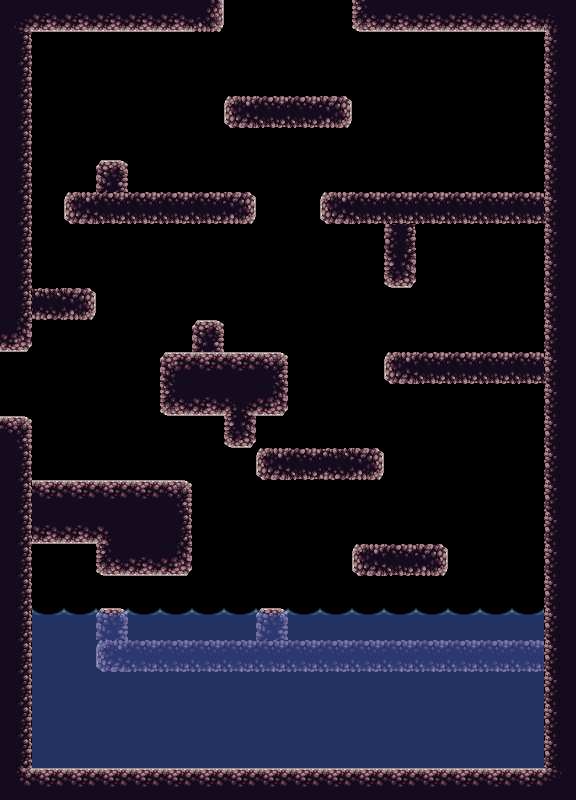

Tiled map render using the project's own tile images. Description and the whole map definition, tile-layer contents included, below:
An orthogonal 18x25 tile map with 32x32 px tiles, 2 tile layers (bounds, water) and 7 objects (2x entrance, 2x exit, 2x monster, fire_spawn).

<map version="1.0" tiledversion="1.0.1" orientation="orthogonal" renderorder="right-down" width="18" height="25" tilewidth="32" tileheight="32" nextobjectid="16">
 <properties>
  <property name="background" value="rock" />
  <property name="dark" type="bool" value="true" />
  <property name="music" value="cave_audio" />
  <property name="name" value="drop1" />
  <property name="spriteLayer" value="bounds" />
 </properties>
 <tileset firstgid="1" name="cavetiles" tilewidth="32" tileheight="32" tilecount="48" columns="8">
  <image source="../assets/images/cavetiles.png" width="256" height="192" />
 </tileset>
 <layer name="bounds" width="18" height="25">
  <properties>
   <property name="collides" type="bool" value="true" />
  </properties>
  <data encoding="csv">
3221225480,18,18,18,18,18,2684354563,0,0,0,0,3221225475,18,18,18,18,18,1610612744,
11,0,0,0,0,0,0,0,0,0,0,0,0,0,0,0,0,9,
11,0,0,0,0,0,0,0,0,0,0,0,0,0,0,0,0,9,
11,0,0,0,0,0,0,1610612741,2684354573,2684354573,2684354565,0,0,0,0,0,0,9,
11,0,0,0,0,0,0,0,0,0,0,0,0,0,0,0,0,9,
11,0,0,5,0,0,0,0,0,0,0,0,0,0,0,0,0,9,
11,0,1610612741,2684354573,2684354573,2684354573,2684354573,1610612757,0,0,2684354581,2684354573,2684354573,2684354573,2684354573,2684354573,2684354573,9,
11,0,0,0,0,0,0,0,0,0,0,0,13,0,0,0,0,9,
11,0,0,0,0,0,0,0,0,0,0,0,21,0,0,0,0,9,
11,1610612749,1610612757,0,0,0,0,0,0,0,0,0,0,0,0,0,0,9,
19,0,0,0,0,0,5,0,0,0,0,0,0,0,0,0,0,9,
0,0,0,0,0,1,2,2,3,0,0,0,2684354581,2684354573,2684354573,2684354573,2684354573,9,
0,0,0,0,0,17,18,3221225479,19,0,0,0,0,0,0,0,0,9,
3,0,0,0,0,0,0,3221225477,0,0,0,0,0,0,0,0,0,9,
11,0,0,0,0,0,0,0,2684354581,2684354573,1610612749,1610612757,0,0,0,0,0,9,
11,2,2,2,2,3,0,0,0,0,0,0,0,0,0,0,0,9,
11,18,18,3221225478,10,11,0,0,0,0,0,0,0,0,0,0,0,9,
11,0,0,17,18,19,0,0,0,0,0,2684354581,2684354573,2684354565,0,0,0,9,
11,0,0,0,0,0,0,0,0,0,0,0,0,0,0,0,0,9,
11,0,0,5,0,0,0,0,5,0,0,0,0,0,0,0,0,9,
11,0,0,2684354581,2684354573,2684354573,2684354573,2684354573,2684354573,2684354573,2684354573,2684354573,2684354573,2684354573,2684354573,2684354573,2684354573,9,
11,0,0,0,0,0,0,0,0,0,0,0,0,0,0,0,0,9,
11,0,0,0,0,0,0,0,0,0,0,0,0,0,0,0,0,9,
11,0,0,0,0,0,0,0,0,0,0,0,0,0,0,0,0,9,
6,2,2,2,2,2,2,2,2,2,2,2,2,2,2,2,2,8
</data>
 </layer>
 <layer name="water" width="18" height="25" opacity="0.5">
  <properties>
   <property name="water" type="bool" value="true" />
  </properties>
  <data encoding="csv">
0,0,0,0,0,0,0,0,0,0,0,0,0,0,0,0,0,0,
0,0,0,0,0,0,0,0,0,0,0,0,0,0,0,0,0,0,
0,0,0,0,0,0,0,0,0,0,0,0,0,0,0,0,0,0,
0,0,0,0,0,0,0,0,0,0,0,0,0,0,0,0,0,0,
0,0,0,0,0,0,0,0,0,0,0,0,0,0,0,0,0,0,
0,0,0,0,0,0,0,0,0,0,0,0,0,0,0,0,0,0,
0,0,0,0,0,0,0,0,0,0,0,0,0,0,0,0,0,0,
0,0,0,0,0,0,0,0,0,0,0,0,0,0,0,0,0,0,
0,0,0,0,0,0,0,0,0,0,0,0,0,0,0,0,0,0,
0,0,0,0,0,0,0,0,0,0,0,0,0,0,0,0,0,0,
0,0,0,0,0,0,0,0,0,0,0,0,0,0,0,0,0,0,
0,0,0,0,0,0,0,0,0,0,0,0,0,0,0,0,0,0,
0,0,0,0,0,0,0,0,0,0,0,0,0,0,0,0,0,0,
0,0,0,0,0,0,0,0,0,0,0,0,0,0,0,0,0,0,
0,0,0,0,0,0,0,0,0,0,0,0,0,0,0,0,0,0,
0,0,0,0,0,0,0,0,0,0,0,0,0,0,0,0,0,0,
0,0,0,0,0,0,0,0,0,0,0,0,0,0,0,0,0,0,
0,0,0,0,0,0,0,0,0,0,0,0,0,0,0,0,0,0,
0,0,0,0,0,0,0,0,0,0,0,0,0,0,0,0,0,0,
0,25,25,25,25,25,25,25,25,25,25,25,25,25,25,25,25,0,
0,34,34,34,34,34,34,34,34,34,34,34,34,34,34,34,34,0,
0,34,34,34,34,34,34,34,34,34,34,34,34,34,34,34,34,0,
0,34,34,34,34,34,34,34,34,34,34,34,34,34,34,34,34,0,
0,34,34,34,34,34,34,34,34,34,34,34,34,34,34,34,34,0,
0,0,0,0,0,0,0,0,0,0,0,0,0,0,0,0,0,0
</data>
 </layer>
 <objectgroup name="entrances">
  <object id="1" name="entrance_top" type="entrance" x="278" y="50" width="28" height="43" />
  <object id="4" name="entrance_left" type="entrance" x="52" y="390" width="31" height="59" />
 </objectgroup>
 <objectgroup name="exits">
  <object id="7" name="exit_top" type="exit" x="229" y="-3" width="119" height="31">
   <properties>
    <property name="entrance" value="entrance_right" />
    <property name="map" value="hallway" />
   </properties>
  </object>
  <object id="8" name="exit_left" type="exit" x="5" y="356" width="23" height="56">
   <properties>
    <property name="entrance" value="entrance_right" />
    <property name="map" value="passage1" />
   </properties>
  </object>
  <object id="13" name="mummy" type="monster" x="438.999" y="150.791" width="29" height="35">
   <properties>
    <property name="name" value="mummy" />
   </properties>
  </object>
  <object id="14" name="mummy" type="monster" x="148.476" y="152.562" width="29" height="35">
   <properties>
    <property name="name" value="mummy" />
   </properties>
  </object>
 </objectgroup>
 <objectgroup name="items">
  <object id="12" name="fire" type="fire_spawn" x="472.075" y="317.479" width="31.75" height="31.5" />
 </objectgroup>
</map>
